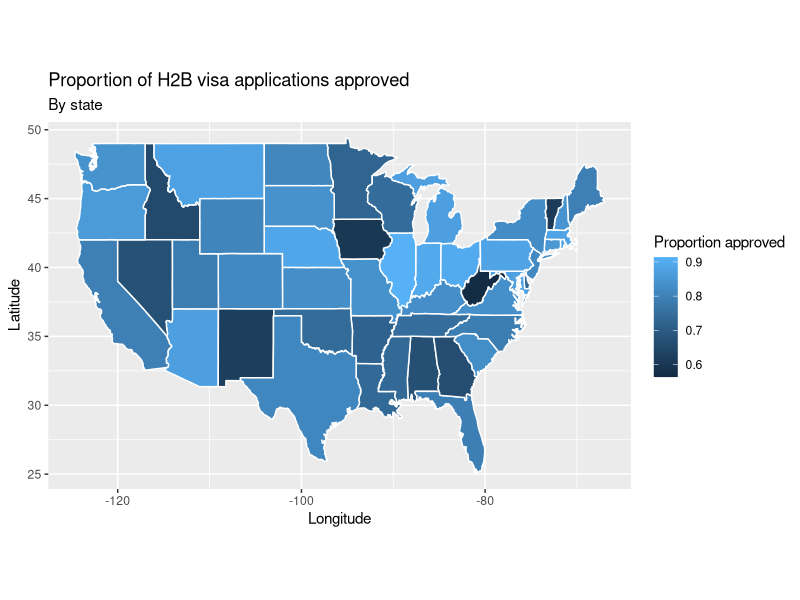
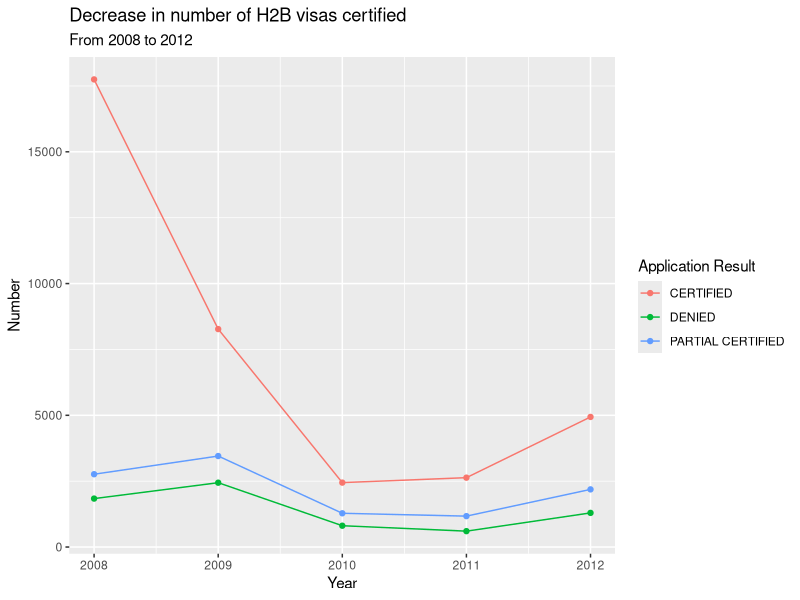

Here is the R script that generated these plots, in order:
## ---- chunk 1
knitr::opts_chunk$set(echo = FALSE)
## ---- chunk 2
library(tidyverse)
library(readxl)
library(stringr)
library(lubridate)
library(maps)

## ---- chunk 3
h2b2008 <- read_csv("data/H-2B_FY2008.csv") %>%
  mutate(year = 2008)
h2b2009 <- read_csv("data/H-2B_FY2009.csv") %>%
  mutate(year = 2009)
h2b2010 <- read_csv("data/H-2B_FY2010.csv") %>%
  mutate(year = 2010)
h2b2011 <- read_csv("data/H-2B_FY2011.csv") %>%
  mutate(year = 2011)
h2b2012 <- read_csv("data/H-2B_FY2012.csv") %>%
  mutate(year = 2012)

h2b <- h2b2008 %>%
  full_join(h2b2009) %>%
  full_join(h2b2010)%>%
  full_join(h2b2011)%>%
  full_join(h2b2012)

h2b <- h2b %>%
  select(year, CASE_NO, DECISION_DATE, NPC_SUBMITTED_DATE, CASE_STATUS, ALIEN_WORK_STATE, CERTIFICATION_BEGIN_DATE, CERTIFICATION_END_DATE, EMPLOYER_CITY, EMPLOYER_STATE, EMPLOYER_POSTAL_CODE, AGENT_ATTORNEY_CITY, AGENT_ATTORNEY_STATE, JOB_TITLE, NBR_WORKERS_CERTIFIED, PREVAILING_WAGE, PW_UNIT_OF_PAY, BASIC_RATE_OF_PAY, BASIC_UNIT_OF_PAY, DOT_OCCUPATIONAL_CODE, NBR_WORKERS_REQUESTED, DOT_NAME, SOC_CODE, SOC_NAME)
## ---- chunk 4
h2b <- h2b %>%
  mutate(case_no = CASE_NO, 
         decision_date = DECISION_DATE,
         npc_submitted_date = NPC_SUBMITTED_DATE,
         case_status = CASE_STATUS, 
         alien_work_state = ALIEN_WORK_STATE, 
         certification_begin_date = CERTIFICATION_BEGIN_DATE, 
         certification_end_date = CERTIFICATION_END_DATE, 
         employer_city = EMPLOYER_CITY, 
         employer_state = EMPLOYER_STATE, 
         employer_postal_code = EMPLOYER_POSTAL_CODE, 
         agent_attorney_city = AGENT_ATTORNEY_CITY, 
         agent_attorney_state = AGENT_ATTORNEY_STATE, 
         job_title = JOB_TITLE, 
         nbr_workers_certified = NBR_WORKERS_CERTIFIED, 
         prevailing_wage = PREVAILING_WAGE, 
         pw_unit_of_pay = PW_UNIT_OF_PAY, 
         basic_rate_of_pay = BASIC_RATE_OF_PAY, 
         basic_unit_of_pay = BASIC_UNIT_OF_PAY, 
         dot_occupational_code = DOT_OCCUPATIONAL_CODE, 
         nbur_workers_requested =NBR_WORKERS_REQUESTED, 
         dot_name = DOT_NAME, 
         soc_code = SOC_CODE, 
         soc_name = SOC_NAME)

h2b <- h2b %>%
  select(year, case_no, decision_date, npc_submitted_date, case_status, alien_work_state, certification_begin_date, certification_end_date, employer_city, employer_state, employer_postal_code, agent_attorney_city, agent_attorney_state, job_title, nbr_workers_certified, prevailing_wage, pw_unit_of_pay, basic_rate_of_pay, basic_unit_of_pay, dot_occupational_code, nbur_workers_requested, dot_name, soc_code, soc_name)

## ---- chunk 5

h2b <- h2b %>%
  mutate(wage_diff = case_when(
  prevailing_wage > basic_rate_of_pay ~ "prevail_higher",
  prevailing_wage == basic_rate_of_pay ~ "same",
  prevailing_wage < basic_rate_of_pay ~ "basic_higher"
  ))
  

## ---- chunk 6

h2b_1 <- h2b %>%
  separate(decision_date, c('decision_month', 'decision_day', 'decision_year'), sep="/", remove = FALSE) 

h2b_2 <- h2b %>%
  separate(npc_submitted_date, c('submitted_month', 'submitted_day', 'submitted_year'), sep="/", remove = FALSE)

h2b_filter_1 <- h2b_1 %>%
  #filter(decision_day == "NA") %>%
  separate(decision_date, c('decision_day', 'decision_month', 'decision_year'), sep="-", remove = FALSE) 

h2b_1 <- h2b_1 %>%
  filter(decision_day != "NA")

h2b_filter_2 <- h2b_2 %>%
  #filter(submitted_day == "NA") %>%
    separate(npc_submitted_date, c('submitted_day', 'submitted_month', 'submitted_year'), sep = "-", remove = FALSE)

h2b_2 <- h2b_2  %>%
  filter(submitted_day != "NA")

h2b <- h2b_1 %>%
  full_join(h2b_2) 
  
h2b_filter <- h2b_filter_1 %>%
  full_join(h2b_filter_2)

h2b <- h2b %>%
  full_join(h2b_filter)

h2b <- h2b %>%
  mutate(decision_season = case_when(
    decision_month == "1" ~ "winter", 
    decision_month == "2" ~ "winter",
    decision_month == "3" ~ "spring",
    decision_month == "4" ~ "spring",
    decision_month == "5" ~ "spring",
    decision_month == "6" ~ "summer",
    decision_month == "7" ~ "summer",
    decision_month == "8" ~ "summer",
    decision_month == "9" ~ "fall",
    decision_month == "10" ~ "fall", 
    decision_month == "11" ~ "fall",
    decision_month == "12" ~ "winter",
    decision_month == "Jan" ~ "winter", 
    decision_month == "Feb" ~ "winter",
    decision_month == "Mar" ~ "spring",
    decision_month == "Apr" ~ "spring",
    decision_month == "May" ~ "spring",
    decision_month == "Jun" ~ "summer",
    decision_month == "Jul" ~ "summer",
    decision_month == "Aug" ~ "summer",
    decision_month == "Sep" ~ "fall",
    decision_month == "Oct" ~ "fall", 
    decision_month == "Nov" ~ "fall",
    decision_month == "Dec" ~ "winter"
  ))

h2b <- h2b %>%
  mutate(submitted_season = case_when(
    submitted_month == "1" ~ "winter", 
    submitted_month == "2" ~ "winter",
    submitted_month == "3" ~ "spring",
    submitted_month == "4" ~ "spring",
    submitted_month == "5" ~ "spring",
    submitted_month == "6" ~ "summer",
    submitted_month == "7" ~ "summer",
    submitted_month == "8" ~ "summer",
    submitted_month == "9" ~ "fall",
    submitted_month == "10" ~ "fall", 
    submitted_month == "11" ~ "fall",
    submitted_month == "12" ~ "winter",
    submitted_month == "Jan" ~ "winter", 
    submitted_month == "Feb" ~ "winter",
    submitted_month == "Mar" ~ "spring",
    submitted_month == "Apr" ~ "spring",
    submitted_month == "May" ~ "spring",
    submitted_month == "Jun" ~ "summer",
    submitted_month == "Jul" ~ "summer",
    submitted_month == "Aug" ~ "summer",
    submitted_month == "Sep" ~ "fall",
    submitted_month == "Oct" ~ "fall", 
    submitted_month == "Nov" ~ "fall",
    submitted_month == "Dec" ~ "winter"
  ))

## ---- chunk 7
h2b <- h2b %>%
  mutate(region = case_when(
    employer_state == "WA" | employer_state == "OR" | employer_state == "CA" |  employer_state == "ID" | employer_state == "MT" | employer_state == "WY" | employer_state == "NV" | employer_state == "UT" | employer_state == "CO" | employer_state == "AZ" | employer_state == "NM" | employer_state == "AK" | employer_state == "HI" ~ "West",
    employer_state == "ND" | employer_state == "SD" | employer_state == "NE" | employer_state == "KS" | employer_state == "MN" | employer_state == "IA" | employer_state == "MO" | employer_state == "WI" | employer_state == "IL" | employer_state == "MI" | employer_state == "IN" | employer_state == "OH" ~ "Midwest",
    employer_state == "TX" | employer_state == "OK" | employer_state == "AR" | employer_state == "LA" | employer_state == "MS" | employer_state == "AL" | employer_state == "TN" | employer_state == "KY" | employer_state == "WV" | employer_state == "MD" | employer_state == "DE" | employer_state == "VA" | employer_state == "NC" | employer_state == "SC" | employer_state == "GA" | employer_state == "FL" ~ "South",
    employer_state == "ME" | employer_state == "NH" | employer_state == "VT" | employer_state == "MA" | employer_state == "CT" | employer_state == "RI" | employer_state == "NJ" | employer_state == "NY" | employer_state == "PA" ~ "Northeast"
  ))
## ---- chunk 8
h2b <- h2b %>%
  mutate(occupation_category = case_when(
    str_sub(dot_occupational_code,1,1) == "0" | str_sub(dot_occupational_code,1,1) == "1" ~ "professional, technical, and managerial",
    str_sub(dot_occupational_code,1,1) == "2" ~ "clerical and sales",
    str_sub(dot_occupational_code,1,1) == "3" ~ "service",
    str_sub(dot_occupational_code,1,1) == "4" ~ "agricultural, fishery, forestry, and related",
    str_sub(dot_occupational_code,1,1) == "5" ~ "processing",
    str_sub(dot_occupational_code,1,1) == "6" ~ "machine trades",
    str_sub(dot_occupational_code,1,1) == "7" ~ "benchwork",
    str_sub(dot_occupational_code,1,1) == "8" ~ "structural work",
    str_sub(dot_occupational_code,1,1) == "9" ~ "miscellaneous"
  ))

## ---- chunk 9
state_props <- h2b %>%
  filter(!is.na(nbur_workers_requested) & !(is.na(nbr_workers_certified))) %>%
  filter(employer_state %in% state.abb | employer_state == "DC") %>%
  filter(employer_state != "HI" & employer_state!="AK") %>%
  mutate(region = case_when(employer_state %in% state.abb ~ tolower(setNames(state.name, state.abb))[employer_state], employer_state == "DC" ~ "district of columbia")) %>%
  group_by(region) %>%
  summarise(prop = sum(nbr_workers_certified) / sum(nbur_workers_requested))

#h2b %>%
  #filter(!is.na(nbur_workers_requested) & !(is.na(nbr_workers_certified))) %>%
  #group_by(employer_state) %>%
  #summarise(prop = sum(nbr_workers_certified) / sum(nbur_workers_requested),
   #         n = n()) %>%
  #arrange(desc(prop))

#h2b %>%
 # filter(!is.na(nbur_workers_requested) & !(is.na(nbr_workers_certified))) %>%
  #group_by(employer_state) %>%
  #summarise(prop = sum(nbr_workers_certified) / sum(nbur_workers_requested),
   #         n = n()) %>%
  #arrange(prop)

map <- merge(state_props, map_data("state"), sort = FALSE, by = "region")

map %>%
  ggplot() + 
  geom_polygon(aes(x = long, y = lat, group = group, fill = prop), color = "white") +
  coord_fixed(1.5) + 
  labs(title = "Proportion of H2B visa applications approved",
       subtitle = "By state",
       x = "Longitude",
       y = "Latitude",
       fill = "Proportion approved")
  
#map_data("state") %>%
 # ggplot() +
  #geom_polygon(aes(x = long, y = lat, group = group), color = "white")
## ---- chunk 10
h2b %>% 
  filter(case_status %in% c("CERTIFIED", "PARTIAL CERTIFIED", "DENIED")) %>%
  group_by(year) %>%
  count(case_status) %>%
  ggplot(mapping = aes(x = year, y = n, color = case_status)) +
  geom_point() + 
  geom_line() +
  labs(title = "Decrease in number of H2B visas certified",
       subtitle = "From 2008 to 2012",
       x = "Year",
       y = "Number",
       color = "Application Result")
## ---- chunk 11

